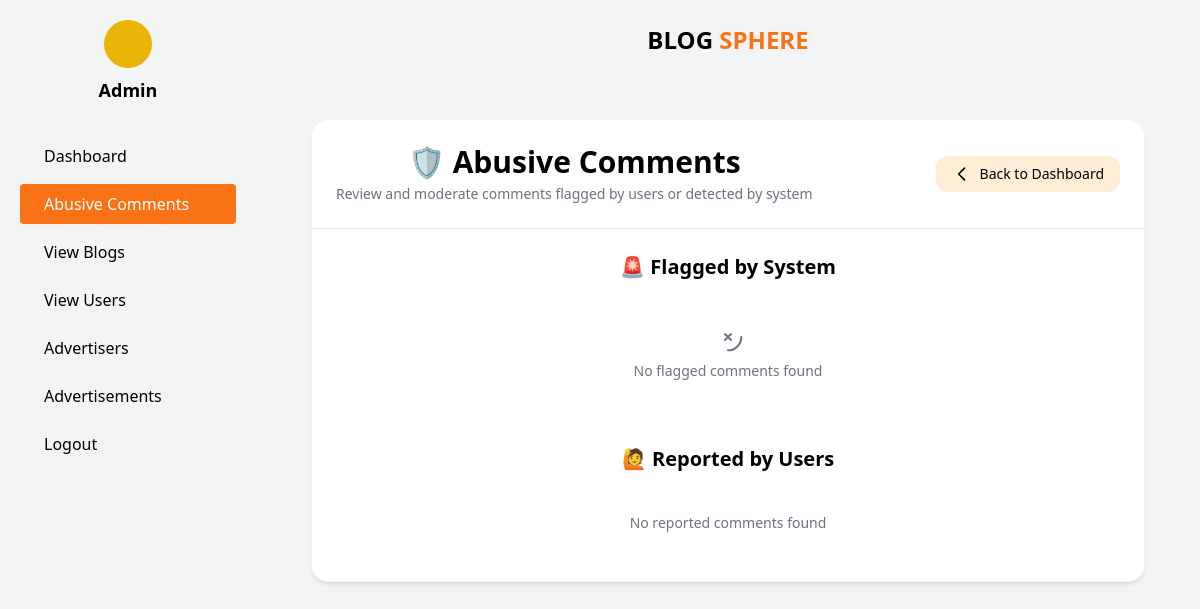
Before: /admin_panel/abusive_comments/ (signed in) with the older database file.
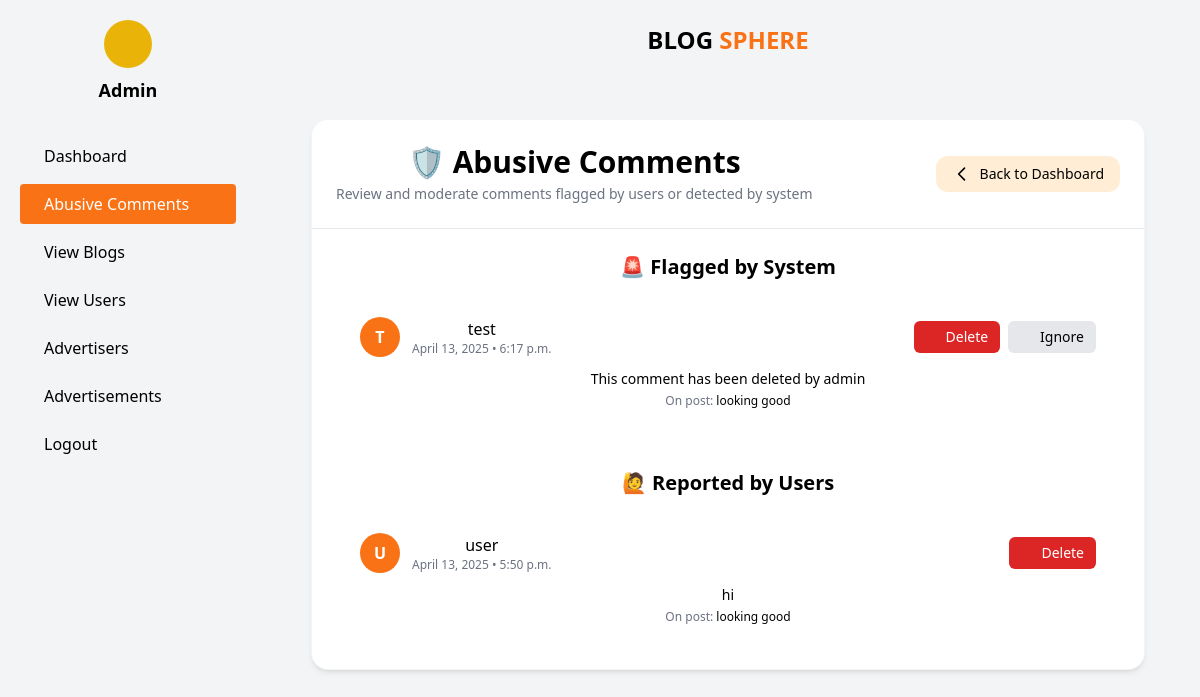
After: the same page with the newer database file.
### posts/models.py (models this page shows, shortened)
class Comment(models.Model):
    user = models.ForeignKey(User, on_delete=models.CASCADE)
    post = models.ForeignKey(Post, on_delete=models.CASCADE, related_name="comments")
    text = models.TextField()
    created_at = models.DateTimeField(auto_now_add=True)
    flagged = models.BooleanField(default=False)
    reported = models.BooleanField(default=False)

class Post(models.Model):
    user = models.ForeignKey(User, on_delete=models.CASCADE)
    content = models.TextField(blank=True)
    location = models.CharField(max_length=255, blank=True)
    image = models.ImageField(upload_to='post_images/', blank=True, null=True)
    created_at = models.DateTimeField(auto_now_add=True)

### account/models.py (models this page shows)
class User(AbstractUser):
    USER_TYPE_CHOICES = (
        ('normal', 'Normal User'),
        ('advertiser', 'Advertiser'),
    )
    user_type = models.CharField(max_length=20, choices=USER_TYPE_CHOICES, default='normal')

### admin_panel/views.py (the view)
# urls.py: path('abusive_comments/', views.abusive_comments, name='abusive_comments'),
@never_cache
@user_passes_test(is_admin)
@login_required
def abusive_comments(request):
    flagged_comments = Comment.objects.filter(flagged=True)
    reported_comments = Comment.objects.filter(reported=True)
    return render(request, 'admin_panel/abusive_comments.html', {'flagged_comments': flagged_comments, 'reported_comments': reported_comments})

### admin_panel/views.py (called while the page is built)
def is_admin(user):
    return user.is_superuser

### admin_panel/templates/admin_panel/abusive_comments.html (shortened to what the changed rows need)
{% extends "admin_base.html" %}
{% block content %}
<div class="max-w-7xl mx-auto px-4 sm:px-6 lg:px-8 py-10">
    <div class="bg-white rounded-2xl shadow-md ring-1 ring-gray-100">
        <div class="px-6 py-6 border-b border-gray-200 flex items-center justify-between">
            <div>
                <h2 class="text-3xl font-bold text-black">🛡️ Abusive Comments</h2>
            </div>
        </div>
        <div class="p-6 space-y-10">
            <div>
                <ul class="divide-y divide-gray-200">
                    {% for comment in flagged_comments %}
                        <li class="hover:bg-gray-50 transition rounded-lg">
                            <div class="px-4 py-5 sm:px-6">
                                <div class="flex items-center justify-between">
                                    <div class="flex items-center gap-3">
                                        <div class="h-10 w-10 bg-orange-500 rounded-full text-white flex items-center justify-center font-semibold">
                                            {{ comment.user.username.0|upper }}
                                        </div>
                                        <div>
                                            <p class="font-medium text-black">{{ comment.user.username }}</p>
                                            <p class="text-xs text-gray-500">{{ comment.created_at|date:"F j, Y • g:i a" }}</p>
                                        </div>
                                    </div>
                                    <div class="flex gap-2">
                                        <form action="{% url 'delete_comment' comment.id %}" method="POST">
                                            <button type="submit" class="bg-red-600 hover:bg-red-700 text-white text-sm px-3 py-1.5 rounded-md transition flex items-center gap-1">
                                                <svg class="h-4 w-4" fill="currentColor" viewBox="0 0 20 20"><path fill-rule="evenodd" d="M9 2a1 1 0..." /></svg>
                                                Delete
                                            </button>
                                        </form>
                                        <button class="bg-gray-200 text-black text-sm px-3 py-1.5 rounded-md hover:bg-gray-300 transition flex items-center gap-1">
                                            <svg class="h-4 w-4" fill="currentColor" viewBox="0 0 20 20"><path fill-rule="evenodd" d="M4 2a1 1 0..." /></svg>
                                            Ignore
                                        </button>
                                    </div>
                                </div>
                                <div class="mt-3 text-sm text-black">
                                    <p>{{ comment.text }}</p>
                                </div>
                                <div class="mt-1 text-xs text-gray-500">
                                    On post: <span class="font-medium text-black">{{ comment.post.content|truncatechars:50 }}</span>
                                </div>
                            </div>
                        </li>
                    {% empty %}
                        <li class="text-center py-6 text-gray-500 text-sm">
                            <div class="flex flex-col items-center">
                                <svg class="w-8 h-8 mb-2" fill="none" stroke="currentColor" viewBox="0 0 24 24">
                                    <path stroke-linecap="round" stroke-linejoin="round" stroke-width="1.5" d="M9.75 9.75l4.5 4.5m0-4.5l-4.5 4.5M12 22c5.523 0 10-4.477 10-10S17.523 2 12 2..." />
                                </svg>
                                No flagged comments found
                            </div>
                        </li>
                    {% endfor %}
                </ul>
            </div>
            <div>
                <ul class="divide-y divide-gray-200">
                    {% for comment in reported_comments %}
                        <li class="hover:bg-gray-50 transition rounded-lg">
                            <div class="px-4 py-5 sm:px-6">
                                <div class="flex items-center justify-between">
                                    <div class="flex items-center gap-3">
                                        <div class="h-10 w-10 bg-orange-500 rounded-full text-white flex items-center justify-center font-semibold">
                                            {{ comment.user.username.0|upper }}
                                        </div>
                                        <div>
                                            <p class="font-medium text-black">{{ comment.user.username }}</p>
                                            <p class="text-xs text-gray-500">{{ comment.created_at|date:"F j, Y • g:i a" }}</p>
                                        </div>
                                    </div>
                                    <div class="flex gap-2">
                                        <form action="{% url 'delete_comment' comment.id %}" method="POST">
                                            <button type="submit" class="bg-red-600 hover:bg-red-700 text-white text-sm px-3 py-1.5 rounded-md transition flex items-center gap-1">
                                                <svg class="h-4 w-4" fill="currentColor" viewBox="0 0 20 20"><path fill-rule="evenodd" d="..." /></svg>
                                                Delete
                                            </button>
                                        </form>
                                    </div>
                                </div>
                                <div class="mt-3 text-sm text-black">
                                    <p>{{ comment.text }}</p>
                                </div>
                                <div class="mt-1 text-xs text-gray-500">
                                    On post: <span class="font-medium text-black">{{ comment.post.content|truncatechars:50 }}</span>
                                </div>
                            </div>
                        </li>
                    {% empty %}
                        <li class="text-center py-6 text-gray-500 text-sm">
                            No reported comments found
                        </li>
                    {% endfor %}
                </ul>
            </div>
        </div>
    </div>
</div>
{% endblock %}

Changed rows visible on the page:
added Comment: user.username.0 "T", user.username "test", created_at "April 13, 2025 • 6:17 p.m.", text "This comment has been deleted by admin", post.content "looking good", shown under "🚨 Flagged by System"
added Comment: user.username.0 "U", user.username "user", created_at "April 13, 2025 • 5:50 p.m.", text "hi", post.content "looking good", shown under "🙋 Reported by Users"
Other visible differences:
text no longer shown: "No flagged comments found No reported comments found"
